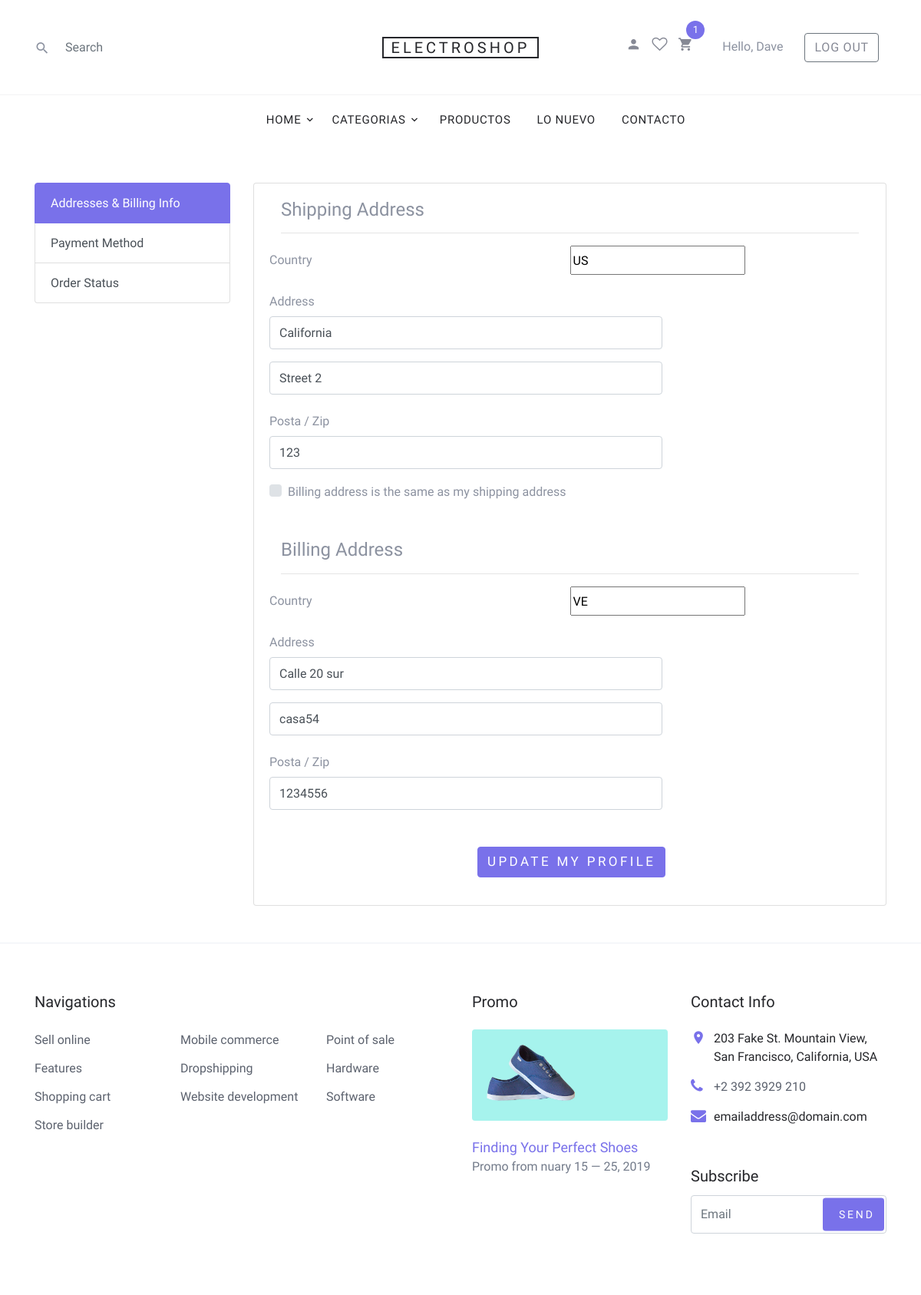
Before: /profile/1/ (signed in) with the older database file.
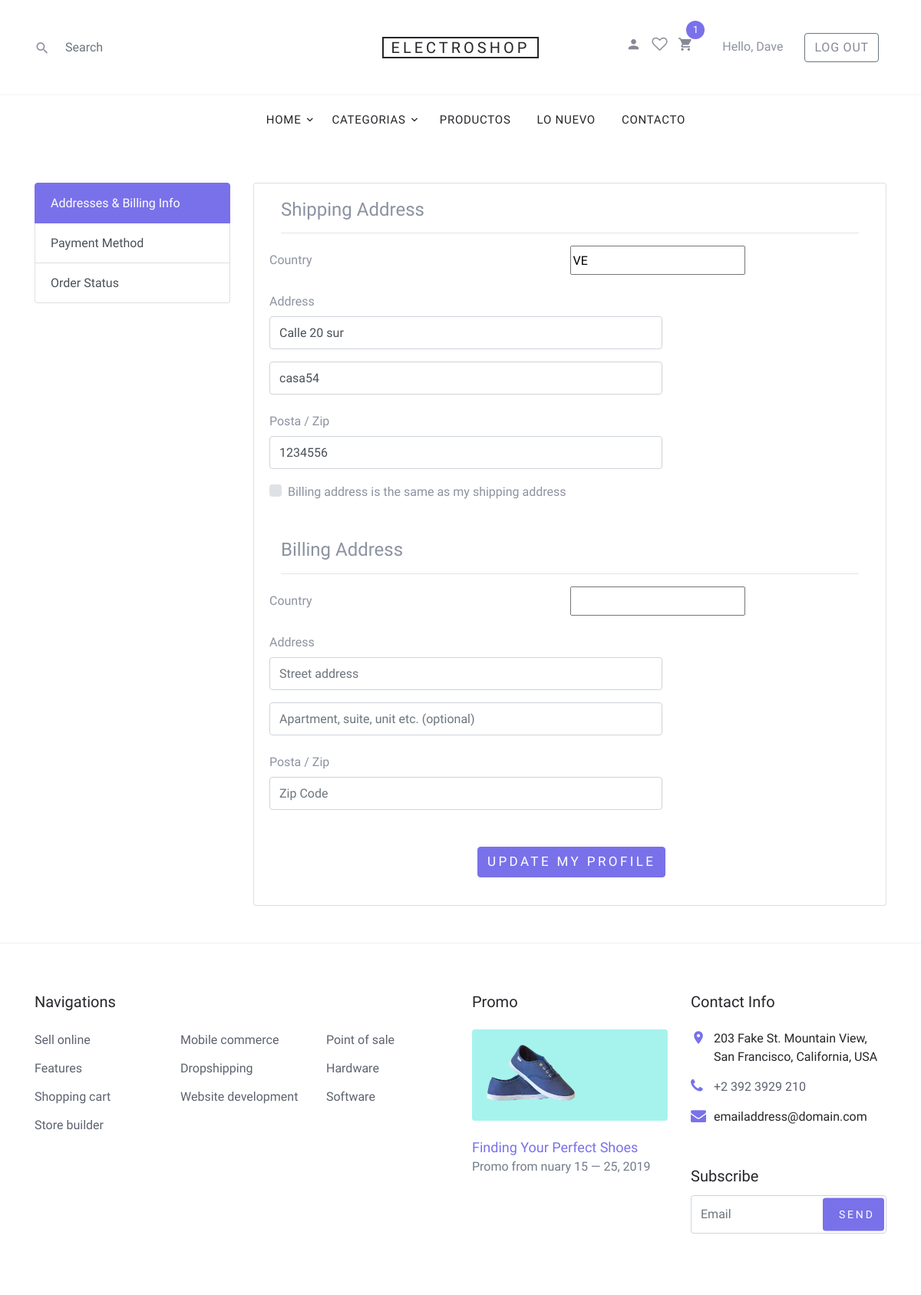
After: the same page with the newer database file.
### users/models.py (models this page shows, shortened)
class CustomUser(AbstractUser):
	pass

class UserProfile(models.Model):
	user = models.OneToOneField(get_user_model(), on_delete=models.CASCADE)
	shipping_address = models.CharField(max_length=255, blank=True, null=True)
	shipping_address2 = models.CharField(max_length=255, blank=True, null=True)
	shipping_country = CountryField(multiple=False, blank=True, null=True)
	shipping_zip = models.CharField(max_length=50, blank=True, null=True)
	billing_address = models.CharField(max_length=255, blank=True, null=True)
	billing_address2 = models.CharField(max_length=255, blank=True, null=True)
	billing_country = CountryField(multiple=False, blank=True, null=True)
	billing_zip = models.CharField(max_length=255, blank=True, null=True)
	same_address_billing = models.BooleanField(default=False)
	payment_option = models.CharField(max_length=1, choices=PAYMENT_CHOICES, blank=True, null=True)

### shop/models.py (models this page shows, shortened)
class Order(models.Model):
	user = models.ForeignKey(get_user_model(),
							 on_delete=models.CASCADE)
	ref_code = models.CharField(max_length=9)
	items = models.ManyToManyField(OrderItem)
	start_date = models.DateTimeField(auto_now_add=True)
	ordered_date = models.DateTimeField()
	ordered = models.BooleanField(default=False)
	payment = models.ForeignKey(
		'Payment', on_delete=models.SET_NULL, blank=True, null=True,
	)
	being_delivered = models.BooleanField(default=False)
	received = models.BooleanField(default=False)
	refund_request = models.BooleanField(default=False)
	refund_granted = models.BooleanField(default=False)

### shop/views.py (the view)
# urls.py: path('profile/<pk>/', ProfilePageView.as_view(), name='profile'),
class ProfilePageView(LoginRequiredMixin, SuccessMessageMixin, UpdateView):
	model = UserProfile
	success_url = reverse_lazy('shop:home')
	form_class = ProfileForm
	success_message = "Profile updated successfully"
	template_name = 'account/profile.html'
	def get_queryset(self):
		queryset = UserProfile.objects.filter(user=self.request.user)
		return queryset
	def dispatch(self, request, *args, **kwargs):
		obj = self.get_object()
		if obj.user != self.request.user:
			raise PermissionDenied
		return super().dispatch(request, *args, **kwargs)
	def get_context_data(self, *args, **kwargs):
		form = ProfileForm()
		context = super().get_context_data(**kwargs)
		try:
			same_address_billing = UserProfile.objects.filter(
				user=self.request.user,
				same_address_billing=True
			)
			if same_address_billing.exists():
				context.update(
					{'same_address_for_billing': same_address_billing[0],})
			else:
				same_address_billing = UserProfile.objects.filter(
					user=self.request.user,
					same_address_billing=False
				)
				context.update(
					{'same_address_for_billing': same_address_billing[0]})
			return context
		except ObjectDoesNotExist:
			messages.error(self.request, "Something else happened")
			return redirect("shop:home")

### shop/templatetags/cart_template_tags.py (called while the page is built)
@register.filter
def cart_item_count(user):
    if user.is_authenticated:
        qs = Order.objects.filter(user=user, ordered=False)
        if qs.exists():
            return qs[0].items.count()
    return 0

### templates/account/profile.html (shortened to what this page needs)
{% extends 'base.html' %}
{% load crispy_forms_tags %}
<!--{% block extra_head %}
<link href="//maxcdn.bootstrapcdn.com/bootstrap/4.1.1/css/bootstrap.min.css" rel="stylesheet" id="bootstrap-css">
{% endblock extra_head %}-->
{% block content %}
    <div class="container mb-5">
        <div class="row">
            <div class="col-md-3 ">
                <div class="list-group ">
                <a href="#" class="list-group-item list-group-item-action active">Addresses & Billing Info</a>
                <a href="#" class="list-group-item list-group-item-action">Payment Method</a>
                <a href="#" class="list-group-item list-group-item-action">Order Status</a>
                </div>
            </div>
            <div class="col-md-9">
                <div class="card">
                    <div class="card-body">
                        <div class="row">
                            <div class="col-md-12">
                                <form method="POST">
                                        <div class="col-md-12">
                                            <h4>Shipping Address</h4>
                                            <hr>
                                        </div>
                                        <div class="form-group row">
                                            <label for="country" class="col-6 col-form-label">Country</label>
                                                {{ form.shipping_country }}
                                        </div>
                                        <div class="form-group row">
                                            <label for="shipping_address" class="col-8 col-form-label">Address</label>
                                            <div class="col-8">
                                            {{ form.shipping_address }}
                                            </div>
                                        </div>
                                        <div class="form-group row">
                                            <div class="col-8">
                                            {{ form.shipping_address2 }}
                                            </div>
                                        </div>
                                        <div class="form-group row">
                                            <label for="shipping_zip" class="col-8 col-form-label">Posta / Zip</label>
                                            <div class="col-8">
                                                {{ form.shipping_zip }}
                                            </div>
                                        </div>
                                        {% if same_address_for_billing %}
                                            <div class="custom-control custom-checkbox">
                                            <label class="custom-control-label" for="same_address_billing">Billing address is the same as my shipping address </label>
                                            </div>
                                        {% endif %}
                                        <div class='hideable_billing_form'>
                                            <div class="col-md-12 mt-5">
                                                <h4>Billing Address</h4>
                                                <hr>
                                            </div>
                                            <div class="form-group row">
                                                <label for="country" class="col-6 col-form-label">Country</label>
                                                    {{ form.billing_country }}
                                            </div>
                                            <div class="form-group row">
                                                <label for="shipping_address" class="col-8 col-form-label">Address</label>
                                                <div class="col-8">
                                                    {{ form.billing_address }}
                                                </div>
                                            </div>
                                            <div class="form-group row">
                                                <div class="col-8">
                                                    {{ form.billing_address2 }}
                                                </div>
                                            </div>
                                            <div class="form-group row">
                                                <label for="billing_zip" class="col-8 col-form-label">Posta / Zip</label>
                                                <div class="col-8">
                                                        {{ form.billing_zip }}
                                                </div>
                                            </div>
                                        </div>
                                    <div class="form-group row mt-5">
                                        <div class="offset-4 col-8">
                                        <button name="submit" type="submit" class="btn btn-primary">Update My Profile</button>
                                        </div>
                                    </div>
                                </form>
                            </div>
                        </div>
                    </div>
                </div>
            </div>
        </div>
    </div>
{% endblock content %}

### templates/base.html (shortened to what this page needs)
{% load static %}
{% load cart_template_tags %}
<!DOCTYPE html>
<html>
	<head>
		{% block extra_head %}
	  	{% endblock extra_head %}
		<link rel="stylesheet" href="{% static 'fonts/icomoon/style.css' %}">
	    <link rel="stylesheet" href="{% static 'css/bootstrap.min.css' %}">
	    <link rel="stylesheet" href="{% static 'css/magnific-popup.css' %}">
	    <link rel="stylesheet" href="{% static 'css/jquery-ui.css' %}">
	    <link rel="stylesheet" href="{% static 'css/owl.carousel.min.css' %}">
	    <link rel="stylesheet" href="{% static 'css/owl.theme.default.min.css' %}">
	    <link rel="stylesheet" href="{% static 'css/aos.css' %}">
	    <link rel="stylesheet" href="{% static 'css/style.css' %}">
	</head>
	<body>
		<header class="site-navbar" role="banner">
			<div class="site-navbar-top">
				<div class="container">
				  <div class="row align-items-center">
					<div class="col-6 col-md-4 order-2 order-md-1 site-search-icon text-left">
					  <form action="" class="site-block-top-search">
						<span class="icon icon-search2"></span>
						<input type="text" class="form-control border-0" placeholder="Search">
					  </form>
					</div>
					<div class="col-12 mb-3 mb-md-0 col-md-4 order-1 order-md-2 text-center">
					  <div class="site-logo">
						<a href="{% url 'shop:home' %}" class="js-logo-clone">ElectroShop</a>
					  </div>
					</div>
					<div class="col-6 col-md-4 order-3 order-md-3 text-right">
					  <div class="site-top-icons">
						  {% if user.is_authenticated %}
							<ul>
								{% if profile %}
									<li><a href="{% url 'shop:profile' user.pk %}"><span class="icon icon-person"></span></a></li>
								{% else %}
								<li><a href="{% url 'shop:profile' user.pk %}"><span class="icon icon-person"></span></a></li>
								{% endif %}
								<li><a href="#"><span class="icon icon-heart-o"></span></a></li>
								<li>
								<a href="{% url 'shop:cart' %}" class="site-cart">
									<span class="icon icon-shopping_cart"></span>
									<span class="count">{{ request.user|cart_item_count }}</span>
								</a>
								</li>
								<li class="ml-4">
								Hello, {{ user.username }}
								</li>
								<li>
								<a class="btn btn-outline-secondary ml-4"href="{% url 'account_logout' %}">Log Out</a>
								</li>
							</ul>
						  {% endif %}
					  </div>
					</div>
				  </div>
				</div>
			  </div>
			  <nav class="site-navigation text-right text-md-center" role="navigation">
				<div class="container">
				  <ul class="site-menu js-clone-nav d-none d-md-block">
						<li class="has-children">
							<a href="{% url 'shop:home' %}">Home</a>
						</li>
					  </ul>
					<li class="has-children">
					  <a>Categorias</a>
					</li>
					<li><a href="{% url 'shop:products' %}">Productos</a></li>
					<li><a href="#">Lo Nuevo</a></li>
					<li><a href="contact.html">Contacto</a></li>
				</div>
			  </nav>
		</header>
		<div class="site-wrap">
				{% block content %}
				{% endblock content %}
			<footer class="site-footer border-top">
				{% include "shop/footer.html" %}
			</footer>
		</div>
	</body>
</html>

### templates/shop/footer.html
{% load static %}
      <div class="container">
        <div class="row">
          <div class="col-lg-6 mb-lg-0">
            <div class="row">
              <div class="col-md-12">
                <h3 class="footer-heading mb-4">Navigations</h3>
              </div>
              <div class="col-md-6 col-lg-4">
                <ul class="list-unstyled">
                  <li><a href="#">Sell online</a></li>
                  <li><a href="#">Features</a></li>
                  <li><a href="#">Shopping cart</a></li>
                  <li><a href="#">Store builder</a></li>
                </ul>
              </div>
              <div class="col-md-6 col-lg-4">
                <ul class="list-unstyled">
                  <li><a href="#">Mobile commerce</a></li>
                  <li><a href="#">Dropshipping</a></li>
                  <li><a href="#">Website development</a></li>
                </ul>
              </div>
              <div class="col-md-6 col-lg-4">
                <ul class="list-unstyled">
                  <li><a href="#">Point of sale</a></li>
                  <li><a href="#">Hardware</a></li>
                  <li><a href="#">Software</a></li>
                </ul>
              </div>
            </div>
          </div>
          <div class="col-md-6 col-lg-3 mb-4 mb-lg-0">
            <h3 class="footer-heading mb-4">Promo</h3>
            <a href="#" class="block-6">
              <img src="{% static 'images/hero_1.jpg' %}" alt="Image placeholder" class="img-fluid rounded mb-4">
              <h3 class="font-weight-light  mb-0">Finding Your Perfect Shoes</h3>
              <p>Promo from  nuary 15 &mdash; 25, 2019</p>
            </a>
          </div>
          <div class="col-md-6 col-lg-3">
            <div class="block-5 mb-5">
              <h3 class="footer-heading mb-4">Contact Info</h3>
              <ul class="list-unstyled">
                <li class="address">203 Fake St. Mountain View, San Francisco, California, USA</li>
                <li class="phone"><a href="tel://23923929210">+2 392 3929 210</a></li>
                <li class="email">emailaddress@domain.com</li>
              </ul>
            </div>
            <div class="block-7">
              <form action="#" method="post">
                <label for="email_subscribe" class="footer-heading">Subscribe</label>
                <div class="form-group">
                  <input type="text" class="form-control py-4" id="email_subscribe" placeholder="Email">
                  <input type="submit" class="btn btn-sm btn-primary" value="Send">
                </div>
              </form>
            </div>
          </div>
        </div>
      </div>

Changed rows visible on the page:
changed UserProfile "VE": shipping_country "US" → "VE"; shipping_address "California" → "Calle 20 sur"; shipping_address2 "Street 2" → "casa54"; shipping_zip "123" → "1234556"; billing_country "VE" → (not shown); billing_address "Calle 20 sur" → (not shown); billing_address2 "casa54" → (not shown); billing_zip "1234556" → (not shown)
